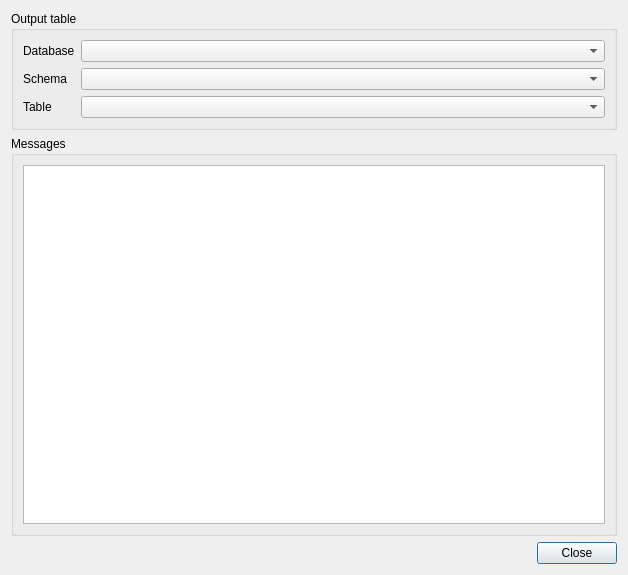
<?xml version="1.0" encoding="UTF-8"?>
<ui version="4.0">
 <class>DbManagerDlgPushTableDifferences</class>
 <widget class="QDialog" name="DbManagerDlgPushTableDifferences">
  <property name="geometry">
   <rect>
    <x>0</x>
    <y>0</y>
    <width>628</width>
    <height>575</height>
   </rect>
  </property>
  <property name="windowTitle">
   <string>Push differences of table</string>
  </property>
  <layout class="QVBoxLayout" name="verticalLayout">
   <item>
    <widget class="QGroupBox" name="groupBox_3">
     <property name="title">
      <string>Output table</string>
     </property>
     <layout class="QGridLayout" name="gridLayout_2">
      <item row="1" column="1">
       <widget class="QComboBox" name="cboSchema">
        <property name="sizePolicy">
         <sizepolicy hsizetype="Expanding" vsizetype="Fixed">
          <horstretch>0</horstretch>
          <verstretch>0</verstretch>
         </sizepolicy>
        </property>
       </widget>
      </item>
      <item row="3" column="0">
       <widget class="QLabel" name="label_3">
        <property name="text">
         <string>Table</string>
        </property>
       </widget>
      </item>
      <item row="3" column="1">
       <widget class="QComboBox" name="cboTable">
        <property name="sizePolicy">
         <sizepolicy hsizetype="Expanding" vsizetype="Fixed">
          <horstretch>0</horstretch>
          <verstretch>0</verstretch>
         </sizepolicy>
        </property>
        <property name="editable">
         <bool>false</bool>
        </property>
        <property name="insertPolicy">
         <enum>QComboBox::NoInsert</enum>
        </property>
       </widget>
      </item>
      <item row="0" column="1">
       <widget class="QComboBox" name="cboDatabase"/>
      </item>
      <item row="0" column="0">
       <widget class="QLabel" name="label">
        <property name="text">
         <string>Database</string>
        </property>
       </widget>
      </item>
      <item row="1" column="0">
       <widget class="QLabel" name="label_2">
        <property name="text">
         <string>Schema</string>
        </property>
       </widget>
      </item>
     </layout>
     <zorder>cboTable</zorder>
     <zorder>label_2</zorder>
     <zorder>cboSchema</zorder>
     <zorder>label_3</zorder>
     <zorder>cboDatabase</zorder>
     <zorder>label</zorder>
    </widget>
   </item>
   <item>
    <widget class="QGroupBox" name="groupBox">
     <property name="title">
      <string>Messages</string>
     </property>
     <layout class="QVBoxLayout">
      <item>
       <widget class="QPlainTextEdit" name="plainTextEdit">
        <property name="readOnly">
         <bool>true</bool>
        </property>
        <property name="plainText">
         <string/>
        </property>
       </widget>
      </item>
     </layout>
    </widget>
   </item>
   <item>
    <widget class="QDialogButtonBox" name="buttonBox">
     <property name="orientation">
      <enum>Qt::Horizontal</enum>
     </property>
     <property name="standardButtons">
      <set>QDialogButtonBox::Close</set>
     </property>
    </widget>
   </item>
  </layout>
  <zorder>groupBox</zorder>
  <zorder>buttonBox</zorder>
  <zorder>groupBox_3</zorder>
 </widget>
 <tabstops>
  <tabstop>buttonBox</tabstop>
 </tabstops>
 <resources/>
 <connections>
  <connection>
   <sender>buttonBox</sender>
   <signal>rejected()</signal>
   <receiver>DbManagerDlgPushTableDifferences</receiver>
   <slot>reject()</slot>
   <hints>
    <hint type="sourcelabel">
     <x>325</x>
     <y>518</y>
    </hint>
    <hint type="destinationlabel">
     <x>286</x>
     <y>274</y>
    </hint>
   </hints>
  </connection>
 </connections>
 <slots>
  <slot>clicked()</slot>
 </slots>
</ui>
